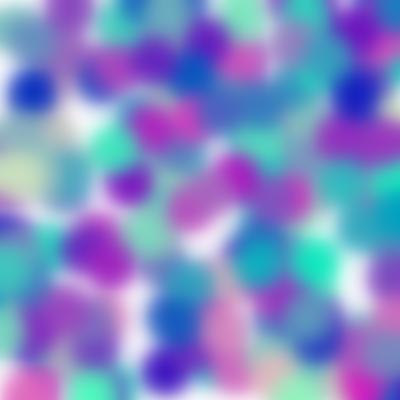
Frame 1 (no input)
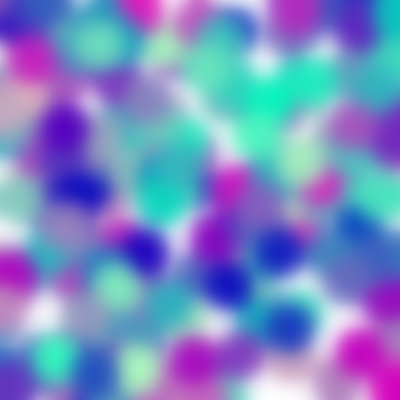
Frame 2 (the mouse pressed at the canvas centre, redrawn once)

The p5.js sketch that drew these frames (run headless with seeded random() and noise() and a simulated clock; the mouse was pressed at the canvas centre and the sketch redrawn once):

// p5.js sketch
// ── sketch.js
let cnv;

function setup() {
  createCanvas(400, 400);
  cnv = createGraphics(400, 400);
  noLoop();
}

function draw() {
  background(220);
  cnv.background(255);
  // circle(100,100,50)
  cnv.noStroke();
  for (x = 0; x < cnv.width; x += 2) {
    cnv.fill(random(225), random(250), 190);
    cnv.circle(random(width), random(height), 50);
  }

  cnv.filter(BLUR, 9);
  image(cnv, 0, 0);
}
